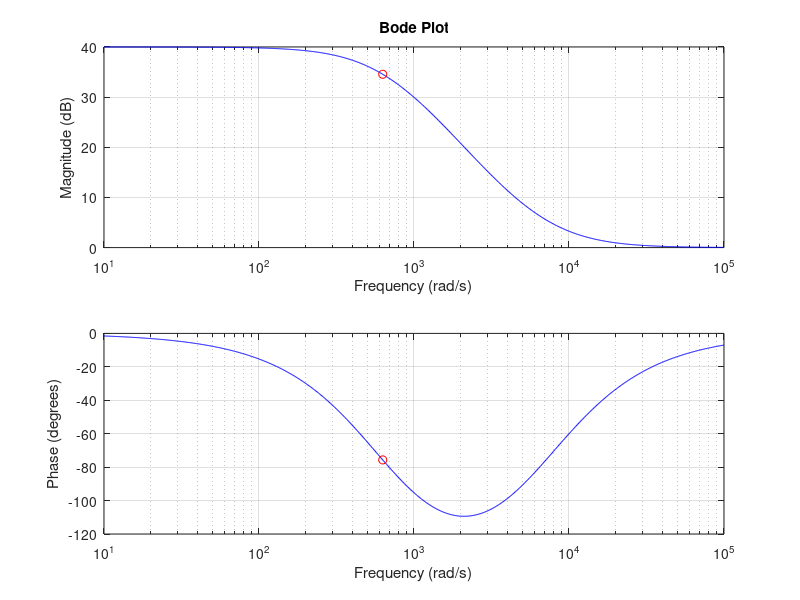

The MATLAB source for this figure:
% % Define parameters
% C1 = 157e-9; % Capacitance value for C1
% C = 220e-9;  % Capacitance value for C
% R1 = 10e3; % Resistance value for R1
% R = 0.39e6;  % Resistance value for R
% R3 = 10e6; % Resistance value for R3
% R2 = 51e3; % Resistance value for R2
% Q = 0.5;  % Quality factor Q
% r = 1e3;  % Parameter r
% 
% % Numerator coefficients
% num = [(C1/C)^2, (1/C) * (1/R1 - r/(R * R3)), 1/(C^2 * R * R2)];
% 
% % Denominator coefficients
% denom = [1, 1/(Q * C * R), 1/(C^2 * R^2)];
% 
% % Transfer function
% T = tf(num, denom);
% 
% bodeplot(T);
% 
% % Frequency for cursor in rad/s
% cursor_frequency = 2 * pi * 100;
% 
% % Add cursor line
% hold on;
% xline(cursor_frequency, 'r--', 'LineWidth', 1.5, 'Label', sprintf('\\omega = %.1f rad/s', cursor_frequency));
% hold off;
% 
% % Adjust plot properties
% setoptions(bodeplot, 'FreqUnits', 'rad/s', 'Grid', 'on');

% Define parameters
C1 = 150e-12; % Capacitance value for C1
C = 150e-12;  % Capacitance value for C
R1 = 330e3;   % Resistance value for R1
R = 10e6;  % Resistance value for R
R3 = 100;   % Resistance value for R3
R2 = 100e3;   % Resistance value for R2
Q = 0.5;     % Quality factor Q
r = 1e3;     % Parameter r

% Numerator coefficients
num = [(C1/C)^2, (1/C) * (1/R1 - r/(R * R3)), 1/(C^2 * R * R2)];

% Denominator coefficients
denom = [1, 1/(Q * C * R), 1/(C^2 * R^2)];

% Transfer function
T = tf(num, denom);

% Create Bode plot
[mag, phase, w] = bode(T);
w = w(:); % Convert to a column vector
mag = squeeze(20*log10(mag)); % Convert to dB and reshape for plotting
phase = squeeze(phase); % Reshape for plotting

% Plot magnitude response
figure;
subplot(2,1,1);
semilogx(w, mag, 'b');
xlabel('Frequency (rad/s)');
ylabel('Magnitude (dB)');
grid on;
title('Bode Plot');

% Plot cursor line for magnitude plot
hold on;
cursor_frequency = 2 * pi * 100; % Frequency for cursor in rad/s
yline = interp1(w, mag, cursor_frequency); % Interpolate to find the magnitude at cursor frequency
plot(cursor_frequency, yline, 'ro', 'MarkerSize', 6, 'DisplayName', sprintf('\\omega = %.1f rad/s', cursor_frequency));
hold off;

% Plot phase response
subplot(2,1,2);
semilogx(w, phase, 'b');
xlabel('Frequency (rad/s)');
ylabel('Phase (degrees)');
grid on;

% Plot cursor line for phase plot
hold on;
yline_phase = interp1(w, phase, cursor_frequency); % Interpolate to find the phase at cursor frequency
plot(cursor_frequency, yline_phase, 'ro', 'MarkerSize', 6, 'DisplayName', sprintf('\\omega = %.1f rad/s', cursor_frequency));
hold off;
